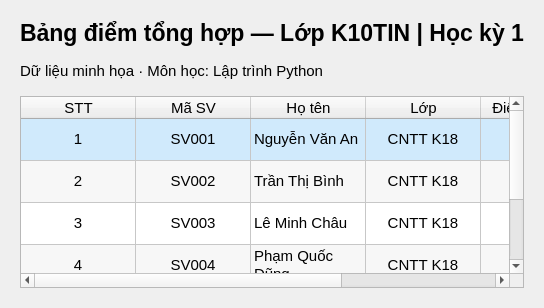
      <widget class="QWidget" name="summaryTab">
       <property name="font">
        <font>
         <family>Segoe UI</family>
         <pointsize>11</pointsize>
        </font>
       </property>
       <attribute name="icon">
        <iconset resource="resources.qrc">
         <normaloff>:/icons/chart.svg</normaloff>:/icons/chart.svg</iconset>
       </attribute>
       <attribute name="title">
        <string>Bảng điểm tổng hợp</string>
       </attribute>
       <layout class="QVBoxLayout" name="summaryLayout">
        <property name="spacing">
         <number>16</number>
        </property>
        <property name="leftMargin">
         <number>20</number>
        </property>
        <property name="topMargin">
         <number>20</number>
        </property>
        <property name="rightMargin">
         <number>20</number>
        </property>
        <property name="bottomMargin">
         <number>20</number>
        </property>
        <item>
         <widget class="QLabel" name="summaryHeading">
          <property name="font">
           <font>
            <family>Segoe UI</family>
            <pointsize>17</pointsize>
            <weight>75</weight>
            <bold>true</bold>
           </font>
          </property>
          <property name="text">
           <string>Bảng điểm tổng hợp — Lớp K10TIN | Học kỳ 1</string>
          </property>
         </widget>
        </item>
        <item>
         <widget class="QLabel" name="summaryNote">
          <property name="text">
           <string>Dữ liệu minh họa · Môn học: Lập trình Python</string>
          </property>
         </widget>
        </item>
        <item>
         <widget class="QTableWidget" name="summaryTable">
          <property name="editTriggers">
           <set>QAbstractItemView::NoEditTriggers</set>
          </property>
          <property name="alternatingRowColors">
           <bool>true</bool>
          </property>
          <property name="selectionMode">
           <enum>QAbstractItemView::SingleSelection</enum>
          </property>
          <property name="selectionBehavior">
           <enum>QAbstractItemView::SelectRows</enum>
          </property>
          <property name="showGrid">
           <bool>true</bool>
          </property>
          <property name="sortingEnabled">
           <bool>false</bool>
          </property>
          <property name="rowCount">
           <number>5</number>
          </property>
          <property name="columnCount">
           <number>6</number>
          </property>
          <attribute name="horizontalHeaderDefaultSectionSize">
           <number>115</number>
          </attribute>
          <attribute name="horizontalHeaderStretchLastSection">
           <bool>true</bool>
          </attribute>
          <attribute name="verticalHeaderVisible">
           <bool>false</bool>
          </attribute>
          <attribute name="verticalHeaderDefaultSectionSize">
           <number>42</number>
          </attribute>
          <row/>
          <row/>
          <row/>
          <row/>
          <row/>
          <column>
           <property name="text">
            <string>STT</string>
           </property>
          </column>
          <column>
           <property name="text">
            <string>Mã SV</string>
           </property>
          </column>
          <column>
           <property name="text">
            <string>Họ tên</string>
           </property>
          </column>
          <column>
           <property name="text">
            <string>Lớp</string>
           </property>
          </column>
          <column>
           <property name="text">
            <string>Điểm tổng kết</string>
           </property>
          </column>
          <column>
           <property name="text">
            <string>Xếp loại</string>
           </property>
          </column>
          <item row="0" column="0">
           <property name="text">
            <string>1</string>
           </property>
           <property name="font">
            <font>
             <family>Segoe UI</family>
             <pointsize>11</pointsize>
            </font>
           </property>
           <property name="textAlignment">
            <set>AlignCenter</set>
           </property>
           <property name="background">
            <brush brushstyle="SolidPattern">
             <color alpha="255">
              <red>208</red>
              <green>234</green>
              <blue>252</blue>
             </color>
            </brush>
           </property>
          </item>
          <item row="0" column="1">
           <property name="text">
            <string>SV001</string>
           </property>
           <property name="font">
            <font>
             <family>Segoe UI</family>
             <pointsize>11</pointsize>
            </font>
           </property>
           <property name="textAlignment">
            <set>AlignCenter</set>
           </property>
           <property name="background">
            <brush brushstyle="SolidPattern">
             <color alpha="255">
              <red>208</red>
              <green>234</green>
              <blue>252</blue>
             </color>
            </brush>
           </property>
          </item>
          <item row="0" column="2">
           <property name="text">
            <string>Nguyễn Văn An</string>
           </property>
           <property name="font">
            <font>
             <family>Segoe UI</family>
             <pointsize>11</pointsize>
            </font>
           </property>
           <property name="textAlignment">
            <set>AlignLeading|AlignVCenter</set>
           </property>
           <property name="background">
            <brush brushstyle="SolidPattern">
             <color alpha="255">
              <red>208</red>
              <green>234</green>
              <blue>252</blue>
             </color>
            </brush>
           </property>
          </item>
          <item row="0" column="3">
           <property name="text">
            <string>CNTT K18</string>
           </property>
           <property name="font">
            <font>
             <family>Segoe UI</family>
             <pointsize>11</pointsize>
            </font>
           </property>
           <property name="textAlignment">
            <set>AlignCenter</set>
           </property>
           <property name="background">
            <brush brushstyle="SolidPattern">
             <color alpha="255">
              <red>208</red>
              <green>234</green>
              <blue>252</blue>
             </color>
            </brush>
           </property>
          </item>
          <item row="0" column="4">
           <property name="text">
            <string>8.5</string>
           </property>
           <property name="font">
            <font>
             <family>Segoe UI</family>
             <pointsize>11</pointsize>
            </font>
           </property>
           <property name="textAlignment">
            <set>AlignCenter</set>
           </property>
           <property name="background">
            <brush brushstyle="SolidPattern">
             <color alpha="255">
              <red>208</red>
              <green>234</green>
              <blue>252</blue>
             </color>
            </brush>
           </property>
          </item>
          <item row="0" column="5">
           <property name="text">
            <string>Giỏi</string>
           </property>
           <property name="font">
            <font>
             <family>Segoe UI</family>
             <pointsize>11</pointsize>
             <weight>75</weight>
             <bold>true</bold>
            </font>
           </property>
           <property name="textAlignment">
            <set>AlignCenter</set>
           </property>
           <property name="background">
            <brush brushstyle="SolidPattern">
             <color alpha="255">
              <red>208</red>
              <green>234</green>
              <blue>252</blue>
             </color>
            </brush>
           </property>
          </item>
          <item row="1" column="0">
           <property name="text">
            <string>2</string>
           </property>
           <property name="font">
            <font>
             <family>Segoe UI</family>
             <pointsize>11</pointsize>
            </font>
           </property>
           <property name="textAlignment">
            <set>AlignCenter</set>
           </property>
          </item>
          <item row="1" column="1">
           <property name="text">
            <string>SV002</string>
           </property>
           <property name="font">
            <font>
             <family>Segoe UI</family>
             <pointsize>11</pointsize>
            </font>
           </property>
           <property name="textAlignment">
            <set>AlignCenter</set>
           </property>
          </item>
          <item row="1" column="2">
           <property name="text">
            <string>Trần Thị Bình</string>
           </property>
           <property name="font">
            <font>
             <family>Segoe UI</family>
             <pointsize>11</pointsize>
            </font>
           </property>
           <property name="textAlignment">
            <set>AlignLeading|AlignVCenter</set>
           </property>
          </item>
          <item row="1" column="3">
           <property name="text">
            <string>CNTT K18</string>
           </property>
           <property name="font">
            <font>
             <family>Segoe UI</family>
             <pointsize>11</pointsize>
            </font>
           </property>
           <property name="textAlignment">
            <set>AlignCenter</set>
           </property>
          </item>
          <item row="1" column="4">
           <property name="text">
            <string>7.6</string>
           </property>
           <property name="font">
            <font>
             <family>Segoe UI</family>
             <pointsize>11</pointsize>
            </font>
           </property>
           <property name="textAlignment">
            <set>AlignCenter</set>
           </property>
          </item>
          <item row="1" column="5">
           <property name="text">
            <string>Khá</string>
           </property>
           <property name="font">
            <font>
             <family>Segoe UI</family>
             <pointsize>11</pointsize>
             <weight>75</weight>
             <bold>true</bold>
            </font>
           </property>
           <property name="textAlignment">
            <set>AlignCenter</set>
           </property>
          </item>
          <item row="2" column="0">
           <property name="text">
            <string>3</string>
           </property>
           <property name="font">
            <font>
             <family>Segoe UI</family>
             <pointsize>11</pointsize>
            </font>
           </property>
           <property name="textAlignment">
            <set>AlignCenter</set>
           </property>
          </item>
          <item row="2" column="1">
           <property name="text">
            <string>SV003</string>
           </property>
           <property name="font">
            <font>
             <family>Segoe UI</family>
             <pointsize>11</pointsize>
            </font>
           </property>
           <property name="textAlignment">
            <set>AlignCenter</set>
           </property>
          </item>
          <item row="2" column="2">
           <property name="text">
            <string>Lê Minh Châu</string>
           </property>
           <property name="font">
            <font>
             <family>Segoe UI</family>
             <pointsize>11</pointsize>
            </font>
           </property>
           <property name="textAlignment">
            <set>AlignLeading|AlignVCenter</set>
           </property>
          </item>
          <item row="2" column="3">
           <property name="text">
            <string>CNTT K18</string>
           </property>
           <property name="font">
            <font>
             <family>Segoe UI</family>
             <pointsize>11</pointsize>
            </font>
           </property>
           <property name="textAlignment">
            <set>AlignCenter</set>
           </property>
          </item>
          <item row="2" column="4">
           <property name="text">
            <string>9.1</string>
           </property>
           <property name="font">
            <font>
             <family>Segoe UI</family>
             <pointsize>11</pointsize>
            </font>
           </property>
           <property name="textAlignment">
            <set>AlignCenter</set>
           </property>
          </item>
          <item row="2" column="5">
           <property name="text">
            <string>Giỏi</string>
           </property>
           <property name="font">
            <font>
             <family>Segoe UI</family>
             <pointsize>11</pointsize>
             <weight>75</weight>
             <bold>true</bold>
            </font>
           </property>
           <property name="textAlignment">
            <set>AlignCenter</set>
           </property>
          </item>
          <item row="3" column="0">
           <property name="text">
            <string>4</string>
           </property>
           <property name="font">
            <font>
             <family>Segoe UI</family>
             <pointsize>11</pointsize>
            </font>
           </property>
           <property name="textAlignment">
            <set>AlignCenter</set>
           </property>
          </item>
          <item row="3" column="1">
           <property name="text">
            <string>SV004</string>
           </property>
           <property name="font">
            <font>
             <family>Segoe UI</family>
             <pointsize>11</pointsize>
            </font>
           </property>
           <property name="textAlignment">
            <set>AlignCenter</set>
           </property>
          </item>
          <item row="3" column="2">
           <property name="text">
            <string>Phạm Quốc Dũng</string>
           </property>
           <property name="font">
            <font>
             <family>Segoe UI</family>
             <pointsize>11</pointsize>
            </font>
           </property>
           <property name="textAlignment">
            <set>AlignLeading|AlignVCenter</set>
           </property>
          </item>
          <item row="3" column="3">
           <property name="text">
            <string>CNTT K18</string>
           </property>
           <property name="font">
            <font>
             <family>Segoe UI</family>
             <pointsize>11</pointsize>
            </font>
           </property>
           <property name="textAlignment">
            <set>AlignCenter</set>
           </property>
          </item>
          <item row="3" column="4">
           <property name="text">
            <string>7.1</string>
           </property>
           <property name="font">
            <font>
             <family>Segoe UI</family>
             <pointsize>11</pointsize>
            </font>
           </property>
           <property name="textAlignment">
            <set>AlignCenter</set>
           </property>
          </item>
          <item row="3" column="5">
           <property name="text">
            <string>Khá</string>
           </property>
           <property name="font">
            <font>
             <family>Segoe UI</family>
             <pointsize>11</pointsize>
             <weight>75</weight>
             <bold>true</bold>
            </font>
           </property>
           <property name="textAlignment">
            <set>AlignCenter</set>
           </property>
          </item>
          <item row="4" column="0">
           <property name="text">
            <string>5</string>
           </property>
           <property name="font">
            <font>
             <family>Segoe UI</family>
             <pointsize>11</pointsize>
            </font>
           </property>
           <property name="textAlignment">
            <set>AlignCenter</set>
           </property>
          </item>
          <item row="4" column="1">
           <property name="text">
            <string>SV005</string>
           </property>
           <property name="font">
            <font>
             <family>Segoe UI</family>
             <pointsize>11</pointsize>
            </font>
           </property>
           <property name="textAlignment">
            <set>AlignCenter</set>
           </property>
          </item>
          <item row="4" column="2">
           <property name="text">
            <string>Hoàng Thị Giang</string>
           </property>
           <property name="font">
            <font>
             <family>Segoe UI</family>
             <pointsize>11</pointsize>
            </font>
           </property>
           <property name="textAlignment">
            <set>AlignLeading|AlignVCenter</set>
           </property>
          </item>
          <item row="4" column="3">
           <property name="text">
            <string>CNTT K18</string>
           </property>
           <property name="font">
            <font>
             <family>Segoe UI</family>
             <pointsize>11</pointsize>
            </font>
           </property>
           <property name="textAlignment">
            <set>AlignCenter</set>
           </property>
          </item>
          <item row="4" column="4">
           <property name="text">
            <string>8.3</string>
           </property>
           <property name="font">
            <font>
             <family>Segoe UI</family>
             <pointsize>11</pointsize>
            </font>
           </property>
           <property name="textAlignment">
            <set>AlignCenter</set>
           </property>
          </item>
          <item row="4" column="5">
           <property name="text">
            <string>Giỏi</string>
           </property>
           <property name="font">
            <font>
             <family>Segoe UI</family>
             <pointsize>11</pointsize>
             <weight>75</weight>
             <bold>true</bold>
            </font>
           </property>
           <property name="textAlignment">
            <set>AlignCenter</set>
           </property>
          </item>
         </widget>
        </item>
       </layout>
      </widget>
